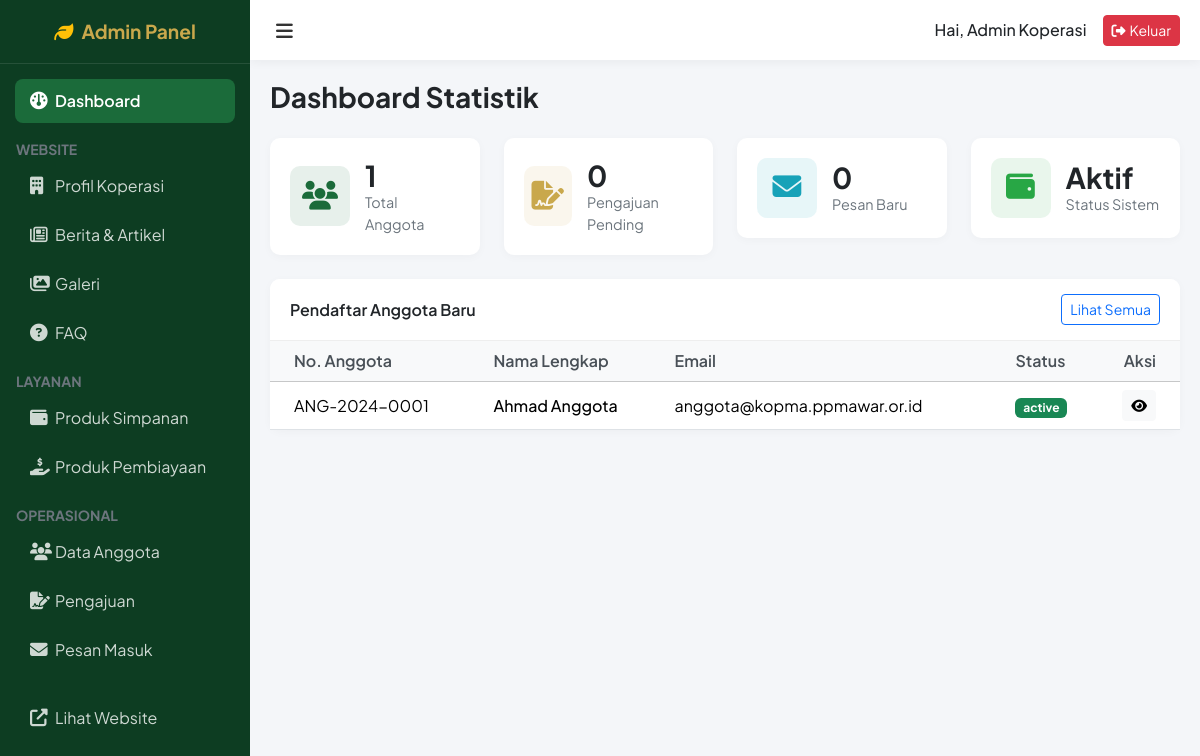
Screenshot of /admin-dashboard (signed in) with the database file from the repository.
### tables this page shows
CREATE TABLE members (
    id INT AUTO_INCREMENT PRIMARY KEY,
    user_id INT NOT NULL,
    member_code VARCHAR(20) NOT NULL UNIQUE,
    nik VARCHAR(20) NOT NULL UNIQUE,
    phone VARCHAR(20),
    address TEXT,
    join_date DATE,
    status ENUM('active', 'inactive', 'pending') DEFAULT 'active',
    photo VARCHAR(255),
    created_at DATETIME,
    FOREIGN KEY (user_id) REFERENCES users(id) ON DELETE CASCADE
);

CREATE TABLE users (
    id INT AUTO_INCREMENT PRIMARY KEY,
    name VARCHAR(100) NOT NULL,
    email VARCHAR(100) NOT NULL UNIQUE,
    password VARCHAR(255) NOT NULL,
    role ENUM('admin', 'member') DEFAULT 'member',
    status ENUM('active', 'inactive', 'pending') DEFAULT 'active',
    created_at DATETIME,
    updated_at DATETIME
);

### app/controllers/AdminDashboardController.php (called while the page is built, shortened)
<?php
class AdminDashboardController extends Controller {
    public function index() {
        $memberModel = $this->model('MemberModel');
        $appModel = $this->model('FinancingApplicationModel');
        $msgModel = $this->model('MessageModel');
        $data = [
            'title' => 'Dashboard Admin',
            'total_members' => $memberModel->count(),
            'pending_apps' => $appModel->count('pending'),
            'unread_msgs' => $msgModel->countUnread(),
            'latest_members' => $memberModel->findAll(5)
        ];
        $this->view('admin/dashboard', $data);
    }
}

### app/core/App.php (called while the page is built, shortened)
<?php
class App {
    protected $controller = 'HomeController';
    protected $method = 'index';
    public function __construct() {
        $url = $this->parseUrl();
        $controllerName = isset($url[0]) ? str_replace('-', '', ucwords($url[0], '-')) . 'Controller' : $this->controller;
        if (file_exists(APP_ROOT . '/app/controllers/' . $controllerName . '.php')) {
            $this->controller = $controllerName;
            unset($url[0]);
        }
        $this->controller = new $this->controller;
        $this->params = $url ? array_values($url) : [];
        call_user_func_array([$this->controller, $this->method], $this->params);
    }
    public function parseUrl() {
        if (isset($_GET['url'])) {
            $url = rtrim($_GET['url'], '/');
            $url = filter_var($url, FILTER_SANITIZE_URL);
            $url = explode('/', $url);
            return $url;
        }
        return [];
    }
}

### public/index.php (called while the page is built, shortened)
<?php
spl_autoload_register(function($class) {
    $paths = [
        APP_ROOT . '/app/core/' . $class . '.php',
        APP_ROOT . '/app/controllers/' . $class . '.php',
        APP_ROOT . '/app/models/' . $class . '.php',
        APP_ROOT . '/app/helpers/' . $class . '.php',
    ];
    foreach ($paths as $path) {
        if (file_exists($path)) {
            return;
        }
    }
});
$app = new App();

### app/models/MemberModel.php (called while the page is built, shortened)
<?php
class MemberModel {
    private $db;
    public function __construct() {
        $this->db = Database::getInstance()->getConnection();
    }
    public function findAll($limit = 10, $offset = 0) {
        $stmt = $this->db->prepare("SELECT m.*, u.name, u.email, u.status as user_status FROM members m JOIN users u ON m.user_id = u.id ORDER BY m.created_at DESC LIMIT ? OFFSET ?");
        $stmt->bindValue(1, (int)$limit, PDO::PARAM_INT);
        $stmt->bindValue(2, (int)$offset, PDO::PARAM_INT);
        $stmt->execute();
        return $stmt->fetchAll();
    }
    public function count() {
        $stmt = $this->db->query("SELECT COUNT(*) FROM members");
        return $stmt->fetchColumn();
    }
}

### app/core/Database.php (called while the page is built)
<?php
class Database {
    private static $instance = null;
    private $pdo;
    private function __construct() {
        try {
            $dsn = "mysql:host=" . DB_HOST . ";dbname=" . DB_NAME . ";charset=utf8mb4";
            $options = [
                PDO::ATTR_ERRMODE            => PDO::ERRMODE_EXCEPTION,
                PDO::ATTR_DEFAULT_FETCH_MODE => PDO::FETCH_ASSOC,
                PDO::ATTR_EMULATE_PREPARES   => false,
            ];
            $this->pdo = new PDO($dsn, DB_USER, DB_PASS, $options);
        } catch (PDOException $e) {
            die("Connection failed: " . $e->getMessage());
        }
    }
    public static function getInstance() {
        if (self::$instance == null) {
            self::$instance = new Database();
        }
        return self::$instance;
    }
    public function getConnection() {
        return $this->pdo;
    }
}

### app/models/FinancingApplicationModel.php (called while the page is built, shortened)
<?php
class FinancingApplicationModel {
    private $db;
    public function __construct() {
        $this->db = Database::getInstance()->getConnection();
    }
    public function count($status = null) {
        $query = "SELECT COUNT(*) FROM financing_applications";
        $params = [];
        if ($status) {
            $query .= " WHERE status = ?";
            $params[] = $status;
        }
        $stmt = $this->db->prepare($query);
        $stmt->execute($params);
        return $stmt->fetchColumn();
    }
}

### app/models/MessageModel.php (called while the page is built, shortened)
<?php
class MessageModel {
    private $db;
    public function __construct() {
        $this->db = Database::getInstance()->getConnection();
    }
    public function countUnread() {
        $stmt = $this->db->query("SELECT COUNT(*) FROM messages WHERE is_read = 0");
        return $stmt->fetchColumn();
    }
}

### app/views/admin/dashboard.php (the view)
<?php include APP_ROOT . '/app/views/layouts/admin_header.php'; ?>
<div class="d-flex justify-content-between align-items-center mb-4">
    <h3 class="fw-bold mb-0">Dashboard Statistik</h3>
</div>
<div class="row g-4 mb-4">
    <div class="col-md-3">
        <div class="stat-card">
            <div class="stat-icon bg-primary-light">
                <i class="fa-solid fa-users"></i>
            </div>
            <div class="stat-details">
                <h3><?= $total_members ?></h3>
                <p>Total Anggota</p>
            </div>
        </div>
    </div>
    <div class="col-md-3">
        <div class="stat-card">
            <div class="stat-icon bg-warning-light">
                <i class="fa-solid fa-file-signature"></i>
            </div>
            <div class="stat-details">
                <h3><?= $pending_apps ?></h3>
                <p>Pengajuan Pending</p>
            </div>
        </div>
    </div>
    <div class="col-md-3">
        <div class="stat-card">
            <div class="stat-icon bg-info-light">
                <i class="fa-solid fa-envelope"></i>
            </div>
            <div class="stat-details">
                <h3><?= $unread_msgs ?></h3>
                <p>Pesan Baru</p>
            </div>
        </div>
    </div>
    <div class="col-md-3">
        <div class="stat-card">
            <div class="stat-icon" style="background: rgba(40, 167, 69, 0.1); color: #28a745;">
                <i class="fa-solid fa-wallet"></i>
            </div>
            <div class="stat-details">
                <h3>Aktif</h3>
                <p>Status Sistem</p>
            </div>
        </div>
    </div>
</div>
<div class="row g-4">
    <div class="col-md-12">
        <div class="card">
            <div class="card-header d-flex justify-content-between align-items-center">
                <span>Pendaftar Anggota Baru</span>
                <a href="<?= BASE_URL ?>/admin-member" class="btn btn-sm btn-outline-primary">Lihat Semua</a>
            </div>
            <div class="card-body p-0">
                <div class="table-responsive">
                    <table class="table table-hover mb-0">
                        <thead class="table-light">
                            <tr>
                                <th class="ps-4">No. Anggota</th>
                                <th>Nama Lengkap</th>
                                <th>Email</th>
                                <th>Status</th>
                                <th class="text-end pe-4">Aksi</th>
                            </tr>
                        </thead>
                        <tbody>
                            <?php if(empty($latest_members)): ?>
                                <tr><td colspan="5" class="text-center py-4">Belum ada anggota</td></tr>
                            <?php else: ?>
                                <?php foreach($latest_members as $m): ?>
                                <tr>
                                    <td class="ps-4"><?= $m['member_code'] ?></td>
                                    <td class="fw-medium"><?= $m['name'] ?></td>
                                    <td><?= $m['email'] ?></td>
                                    <td><span class="badge <?= $m['status'] == 'active' ? 'bg-success' : 'bg-warning' ?>"><?= $m['status'] ?></span></td>
                                    <td class="text-end pe-4">
                                        <a href="<?= BASE_URL ?>/admin-member/show/<?= $m['id'] ?>" class="btn btn-sm btn-light"><i class="fa-solid fa-eye"></i></a>
                                    </td>
                                </tr>
                                <?php endforeach; ?>
                            <?php endif; ?>
                        </tbody>
                    </table>
                </div>
            </div>
        </div>
    </div>
</div>
<?php include APP_ROOT . '/app/views/layouts/admin_footer.php'; ?>

### public/assets/css/admin.css (style rules this page uses)
:root { --primary: #1B6B3A; --sidebar-bg: #0D3D22; --sidebar-hover: rgba(255,255,255,0.1); --sidebar-active: #1B6B3A; --bg-light: #f4f6f9; }
body { font-family: 'Plus Jakarta Sans', sans-serif; background-color: var(--bg-light); overflow-x: hidden; }
.card { border: none; border-radius: 10px; box-shadow: 0 2px 10px rgba(0,0,0,0.03); margin-bottom: 20px; }
.card-header { background-color: white; border-bottom: 1px solid #eee; padding: 15px 20px; font-weight: 600; border-top-left-radius: 10px !important; border-top-right-radius: 10px !important; }
.stat-card { background: white; border-radius: 10px; padding: 20px; display: flex; align-items: center; box-shadow: 0 2px 10px rgba(0,0,0,0.03); }
.stat-icon { width: 60px; height: 60px; border-radius: 10px; display: flex; align-items: center; justify-content: center; font-size: 1.8rem; margin-right: 15px; }
.stat-icon.bg-primary-light { background: rgba(27, 107, 58, 0.1); color: var(--primary); }
.stat-icon.bg-warning-light { background: rgba(201, 168, 76, 0.1); color: #C9A84C; }
.stat-icon.bg-info-light { background: rgba(23, 162, 184, 0.1); color: #17a2b8; }
.stat-details h3 { margin: 0; font-size: 1.8rem; font-weight: 700; }
.stat-details p { margin: 0; color: #6c757d; font-size: 0.9rem; }
.table th { font-weight: 600; color: #495057; border-top: none; }
.table td { vertical-align: middle; }

### rows the page displays
members: member_code "ANG-2024-0001", user.name "Ahmad Anggota", user.email "anggota@kopma.ppmawar.or.id", status "active"

### other values shown
$_SESSION['name'] "Admin Koperasi"
$total_members "1"
$pending_apps "0"
$unread_msgs "0"
